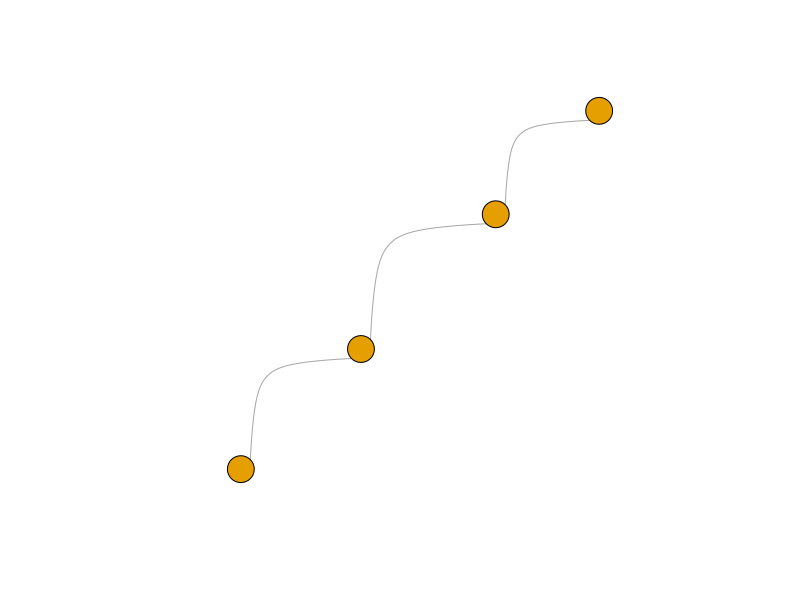
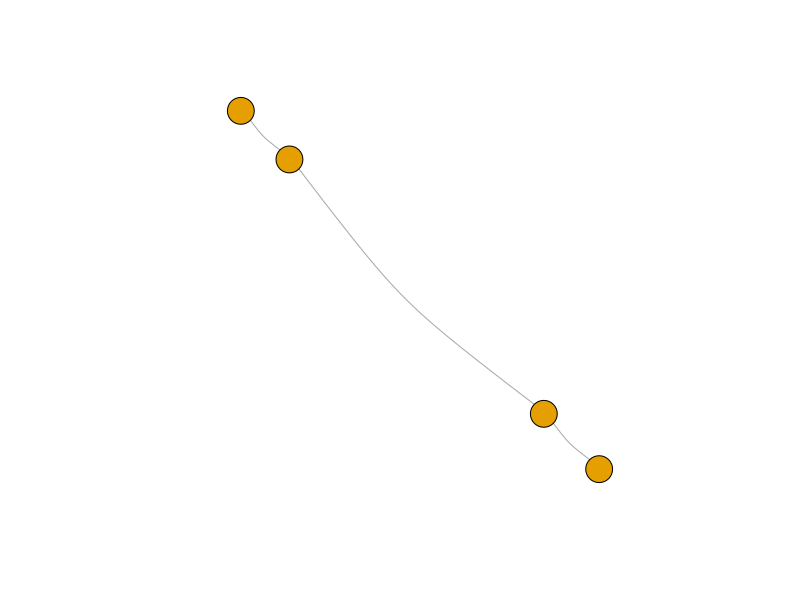
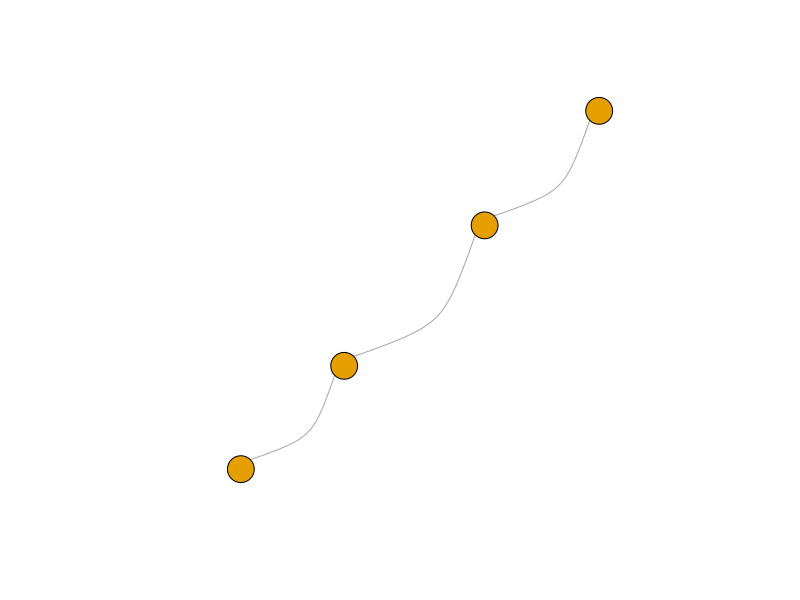
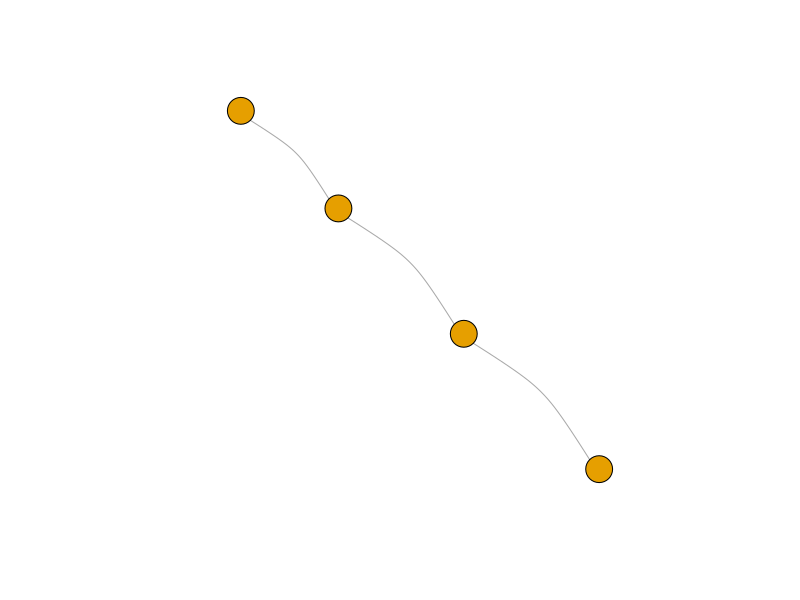
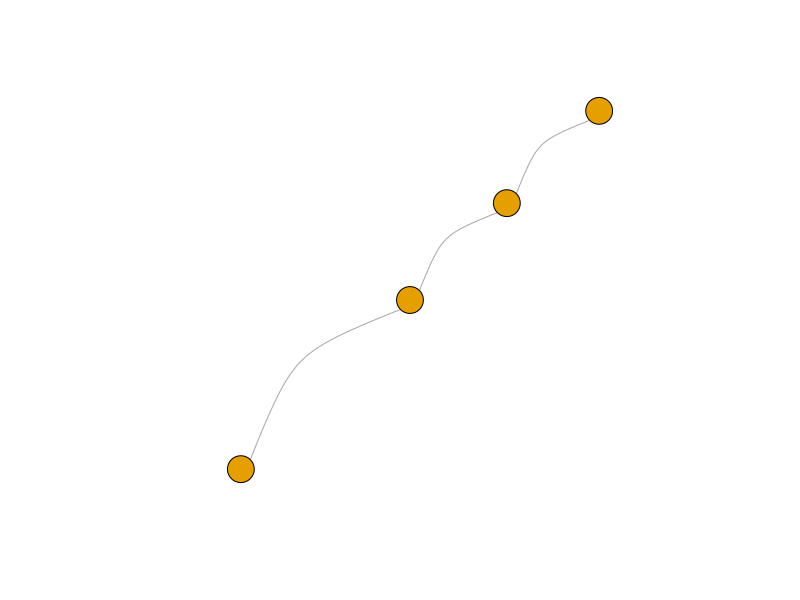
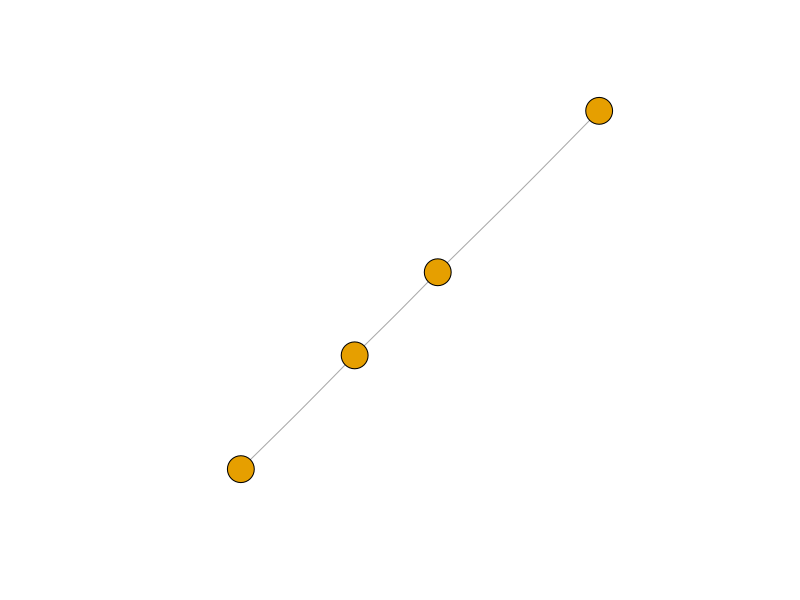
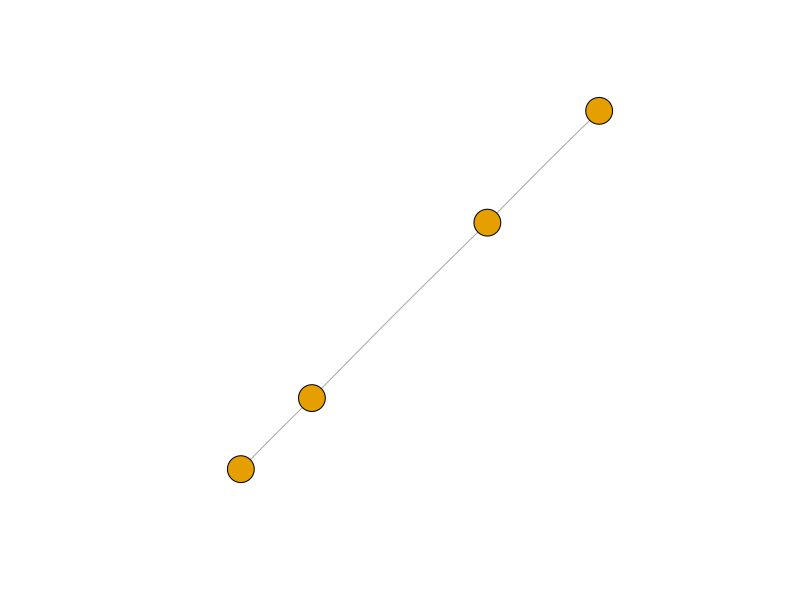
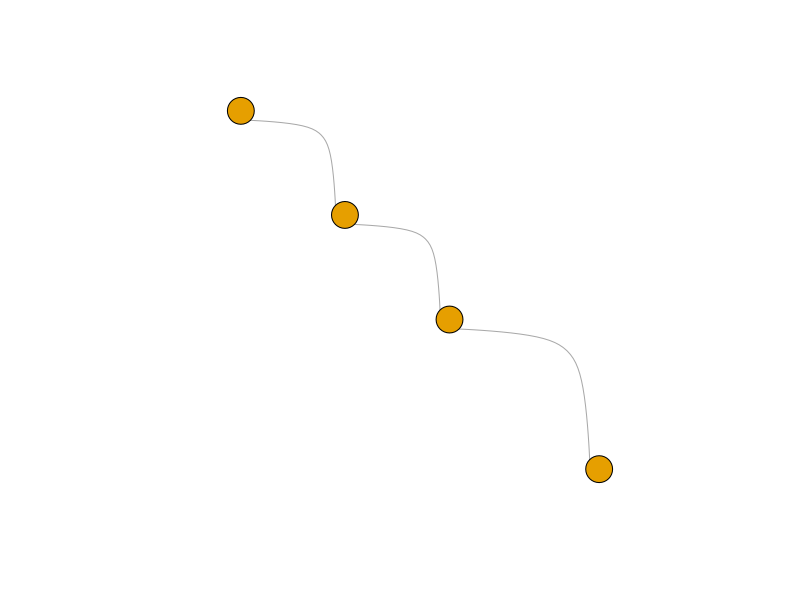

Generate these figures, in order, with R: (Note: this script raises an error after producing the figures.)
#############################_Libraries_##########################
setwd(dirname(rstudioapi::getSourceEditorContext()$path))
getwd()
Sys.setenv(LANG = "en")

if (!("igraph" %in% rownames(installed.packages()))) install.packages("igraph")
library(igraph)

#############################_Graph_generation_#######################
#' Losowy obrót dla rysunku grafu - layout_in_circle() psuje losowość
#'
#' @param graph List
#' @return matrix
#'
randomLayout <- function(graph)
{
  rotation <- runif(1, 0, 2*pi)
  layout <- layout_in_circle(graph)
  return(cbind(cos(rotation) * layout[,1] - sin(rotation) * layout[,2], sin(rotation) * layout[,1] + cos(rotation) * layout[,2]))
}

#' Tworzy katalog do zapisu grafów
#'
#' @param vertexNo int - liczba wierzchołków
#' @param fileName string - nazwa grafu
#' @return string - ścieżka
#'
createDir <- function(vertexNo, fileName)
{
  dir.create(paste0('random-curve/', as.character(vertexNo)), showWarnings = FALSE)
  dir.create(file.path(vertexNo, fileName), showWarnings = FALSE)
  pathName <- paste0(vertexNo, '/', fileName)
  unlink(paste0(pathName, "/*"))
  return(pathName)
}

#' Rysuj graf
#'
#' @param graph Graph - Graf do narysowania
#' @param pathName string - Ścieżka
#' @param fileName string - Nazwa pliku
#' @param vertexNo int - liczba wierzchołków
#' @param i int - Numer iteracji
#' @param plotCurve float
#' @return void
#'
plotGraphHelper <- function(graph, pathName, fileName, vertexNo, i, plotCurve)
{
  png(file.path(pathName, paste0(fileName, "-", vertexNo, "-", i, ".png")), width = 800, height = 600)
  plot(graph, vertex.label = NA, edge.curved = plotCurve)
  dev.off()
}

#' Liczba losowa z rozkładu normalnego
#'
#' @param minVal float - minimalna wartość
#' @param maxVal float - maksylamna wartość
#' @return float
#'
generateGaussian <- function(minVal, maxVal)
{
  z <- sqrt(-2 * log(runif(1))) * cos(2 * pi * runif(1))
  gaussian_num <- 0.5 * (z + 1) * (maxVal - minVal) + minVal
  gaussian_num <- pmin(pmax(gaussian_num, 0.01), 0.99)
  return(gaussian_num)
}

#' Graf ścieżka N wierzchołków, nieskierowany
#'
#' @param N int - liczba rysunków
#' @param vertexNo int - liczba wierzchołków
#' @return void
#'
plotPaths <- function(N, vertexNo)
{
  fileName <- 'path'
  pathName <- createDir(vertexNo, fileName)
  definition <- c()
  for (index in 1:(vertexNo-1))
  {
    definition <- c(definition, index, index + 1)
  }
  definitionMatrix <- matrix(definition, ncol = 2, byrow = TRUE)
  
  for (i in 1:N)
  {
    plotCurve <- generateGaussian(0.01, 0.99)
    graph <- graph_from_edgelist(definitionMatrix, directed = FALSE)
    E(graph)$weight <- runif(ecount(graph))
    plotGraphHelper(graph, pathName, fileName, vertexNo, i, plotCurve)
  }
}

#' Graf cykliczny N wierzchołków, 100% pewności na połączenie wierzchołków, nieskierowany
#'
#' @param N int - liczba rysunków
#' @param vertexNo int - liczba wierzchołków
#' @return void
#'
plotCycles <- function(N, vertexNo)
{
  fileName <- 'cycle'
  pathName <- createDir(vertexNo, fileName)
  for (i in 1:N)
  {
    plotCurve <- generateGaussian(0.01, 0.99)
    graph <- make_ring(vertexNo, directed = FALSE)
    plotGraphHelper(graph, pathName, fileName, vertexNo, i, plotCurve)
  }
}

#' Graf pełny N wierzchołków, 100% pewności na połączenie wierzchołków, nieskierowany
#'
#' @param N int - liczba rysunków
#' @param vertexNo int - liczba wierzchołków
#' @return void
#'
plotFullGraphs <- function(N, vertexNo)
{
  fileName <- 'full'
  pathName <- createDir(vertexNo, fileName)
  for (i in 1:N)
  {
    plotCurve <- generateGaussian(0.01, 0.99)
    graph <- graph.full(vertexNo, directed = FALSE)
    E(graph)$weight <- runif(ecount(graph))
    plotGraphHelper(graph, pathName, fileName, vertexNo, i, plotCurve)
  }
}

#' Graf spójny N wierzchołków
#'
#' @param N int - liczba rysunków
#' @param vertexNo int - liczba wierzchołków
#' @return void
#'
plotConnectedGraphs <- function(N, vertexNo)
{
  fileName <- 'connected'
  pathName <- createDir(vertexNo, fileName)
  for (i in 1:N)
  {
    plotCurve <- generateGaussian(0.01, 0.99)
    graph <- graph(c(1, 2, 2, 3, 3, 4, 4, 5, 5, 1, 1, round(runif(1, 1, 10)), 2, round(runif(1, 1, 10)), 3, round(runif(1, 1, 10)) , 4, round(runif(1, 1, 10)) , 5, round(runif(1, 1, 10))))
    plotGraphHelper(graph, pathName, fileName, vertexNo, i, plotCurve)
  }
}

#' Graf dwudzielny N wierzchołków
#'
#' @param N int - liczba rysunków
#' @param vertexNo int - liczba wierzchołków
#' @return void
#'
plotBipartiteGraphs <- function(N, vertexNo)
{
  fileName <- 'bipartite'
  pathName <- createDir(vertexNo, fileName)
  for (i in 1:N)
  {
    plotCurve <- generateGaussian(0.01, 0.99)
    graph <- make_full_bipartite_graph(vertexNo/2, vertexNo/2, directed = FALSE)
    E(graph)$weight <- runif(ecount(graph))
    plotGraphHelper(graph, pathName, fileName, vertexNo, i, plotCurve)
  }
}

#' Graf pusty N wierzchołków
#'
#' @param N int - liczba rysunków
#' @param vertexNo int - liczba wierzchołków
#' @return void
#'
plotEmptyGraphs <- function(N, vertexNo)
{
  fileName <- 'empty'
  pathName <- createDir(vertexNo, fileName)
  for (i in 1:N)
  {
    plotCurve <- generateGaussian(0.01, 0.99)
    graph <- make_empty_graph(vertexNo, directed = FALSE)
    plotGraphHelper(graph, pathName, fileName, vertexNo, i, plotCurve)
  }
}

#' Graf drzewa N wierzchołków, nieskierowany
#'
#' @param N int - liczba rysunków
#' @param vertexNo int - liczba wierzchołków
#' @param treeType string - typ drzewa ("binary", "random")
#' @return void
#'
plotTrees <- function(N, vertexNo, treeType = "random")
{
  fileName <- paste0('tree-', treeType)
  pathName <- createDir(vertexNo, fileName)
  
  for (i in 1:N)
  {
    if (treeType == "binary")
    {
      graph <- make_tree(vertexNo, children = 2, mode = "undirected") # Drzewo binarne o liczbie wierzchołków vertexNo
    }
    else if (treeType == "random")
    {
      graph <- sample_tree(vertexNo, directed = FALSE) # Losowe drzewo rozpinające (drzewo losowe)
    }
    else
    {
      stop("Nieznany typ drzewa. Dostępne opcje to 'binary' lub 'random'.")
    }
    plotCurve <- generateGaussian(0.01, 0.99)
    E(graph)$weight <- runif(ecount(graph))
    plotGraphHelper(graph, pathName, fileName, vertexNo, i, plotCurve)
  }
}

#' Graf hiper-kostki o N wymiarach
#'
#' @param N int - liczba rysunków
#' @param No int - liczba wymiarów (czyli liczba bitów w ciągach binarnych)
#' @return void
#'
plotHypercube <- function(N, No) {
  fileName <- 'hypercube'
  pathName <- createDir(No, fileName)
  generate_hypercube_edges <- function(dim)
  {
    num_vertices <- 2^dim
    edges <- matrix(nrow = 0, ncol = 2)
    vertices <- expand.grid(rep(list(c(0, 1)), dim))
    vertices <- as.matrix(vertices)
    for (i in 1:(num_vertices - 1))
    {
      for (j in (i + 1):num_vertices)
      {
        if (sum(vertices[i, ] != vertices[j, ]) == 1)
        {
          edges <- rbind(edges, c(i, j))
        }
      }
    }
    return(edges)
  }
  
  for (i in 1:N)
  {
    plotCurve <- generateGaussian(0.01, 0.99)
    edges <- generate_hypercube_edges(No)
    graph <- graph_from_edgelist(edges, directed = FALSE)
    E(graph)$weight <- runif(ecount(graph))
    plotGraphHelper(graph, pathName, fileName, No, i, plotCurve)
  }
}

plotPaths(500, 4)
plotCycles(500, 4)
plotFullGraphs(500, 4)
plotEmptyGraphs(200, 4)
# plotTrees(500, 4, "random")
plotTrees(500, 4, "binary")
# plotHypercube(500, 4)

plotPaths(500, 5)
plotCycles(500, 5)
plotFullGraphs(500, 5)
plotEmptyGraphs(500, 5)
# plotTrees(500, 5, "random")
plotTrees(500, 5, "binary")
# plotHypercube(500, 5)

plotPaths(500, 6)
plotCycles(500, 6)
plotFullGraphs(500, 6)
plotEmptyGraphs(500, 6)
# plotTrees(500, 6, "random")
plotTrees(500, 6, "binary")
# plotHypercube(500, 6)

plotPaths(500, 7)
plotCycles(500, 7)
plotFullGraphs(500, 7)
plotEmptyGraphs(500, 7)
# plotTrees(500, 7, "random")
plotTrees(500, 7, "binary")
# plotHypercube(500, 7)
